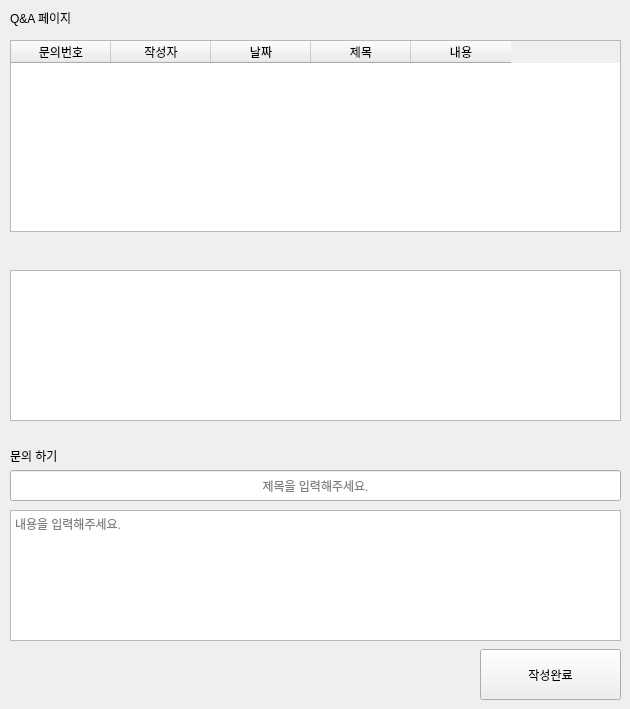
     <widget class="QWidget" name="page_29">
      <widget class="QLabel" name="label_26">
       <property name="geometry">
        <rect>
         <x>10</x>
         <y>10</y>
         <width>91</width>
         <height>16</height>
        </rect>
       </property>
       <property name="text">
        <string>Q&amp;A 페이지</string>
       </property>
      </widget>
      <widget class="QTextEdit" name="te_question">
       <property name="geometry">
        <rect>
         <x>10</x>
         <y>510</y>
         <width>611</width>
         <height>131</height>
        </rect>
       </property>
       <property name="placeholderText">
        <string>내용을 입력해주세요.</string>
       </property>
      </widget>
      <widget class="QPushButton" name="btn_question_finish">
       <property name="geometry">
        <rect>
         <x>480</x>
         <y>649</y>
         <width>141</width>
         <height>51</height>
        </rect>
       </property>
       <property name="text">
        <string>작성완료</string>
       </property>
      </widget>
      <widget class="QLineEdit" name="le_question_title">
       <property name="geometry">
        <rect>
         <x>10</x>
         <y>470</y>
         <width>611</width>
         <height>31</height>
        </rect>
       </property>
       <property name="alignment">
        <set>Qt::AlignCenter</set>
       </property>
       <property name="placeholderText">
        <string>제목을 입력해주세요.</string>
       </property>
      </widget>
      <widget class="QLabel" name="label_2">
       <property name="geometry">
        <rect>
         <x>10</x>
         <y>450</y>
         <width>56</width>
         <height>12</height>
        </rect>
       </property>
       <property name="text">
        <string>문의 하기</string>
       </property>
      </widget>
      <widget class="QTableWidget" name="tw_qna_list">
       <property name="geometry">
        <rect>
         <x>10</x>
         <y>40</y>
         <width>611</width>
         <height>192</height>
        </rect>
       </property>
       <property name="editTriggers">
        <set>QAbstractItemView::NoEditTriggers</set>
       </property>
       <property name="selectionMode">
        <enum>QAbstractItemView::SingleSelection</enum>
       </property>
       <property name="selectionBehavior">
        <enum>QAbstractItemView::SelectRows</enum>
       </property>
       <attribute name="verticalHeaderVisible">
        <bool>false</bool>
       </attribute>
       <column>
        <property name="text">
         <string>문의번호</string>
        </property>
       </column>
       <column>
        <property name="text">
         <string>작성자</string>
        </property>
       </column>
       <column>
        <property name="text">
         <string>날짜</string>
        </property>
       </column>
       <column>
        <property name="text">
         <string>제목</string>
        </property>
       </column>
       <column>
        <property name="text">
         <string>내용</string>
        </property>
       </column>
      </widget>
      <widget class="QTextBrowser" name="tb_qna">
       <property name="geometry">
        <rect>
         <x>10</x>
         <y>270</y>
         <width>611</width>
         <height>151</height>
        </rect>
       </property>
      </widget>
     </widget>
